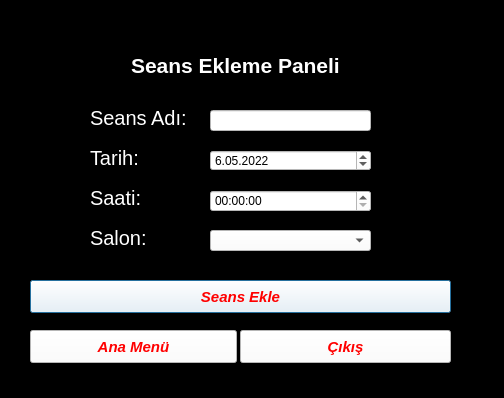
<?xml version="1.0" encoding="UTF-8"?>
<ui version="4.0">
 <class>seans_saat_label</class>
 <widget class="QDialog" name="seans_saat_label">
  <property name="geometry">
   <rect>
    <x>0</x>
    <y>0</y>
    <width>504</width>
    <height>398</height>
   </rect>
  </property>
  <property name="windowTitle">
   <string>Seans Ekle</string>
  </property>
  <property name="styleSheet">
   <string notr="true">background-color:black;</string>
  </property>
  <widget class="QLabel" name="seans_adi_label">
   <property name="geometry">
    <rect>
     <x>90</x>
     <y>110</y>
     <width>101</width>
     <height>16</height>
    </rect>
   </property>
   <property name="styleSheet">
    <string notr="true">color:white;
font-size:20px;
</string>
   </property>
   <property name="text">
    <string>Seans Adı:</string>
   </property>
  </widget>
  <widget class="QPushButton" name="seans_ekle_buton">
   <property name="geometry">
    <rect>
     <x>30</x>
     <y>280</y>
     <width>421</width>
     <height>33</height>
    </rect>
   </property>
   <property name="styleSheet">
    <string notr="true">background-color:white; 
color:red;
font-size:15px;font-style:italic;font-weight:bold;</string>
   </property>
   <property name="text">
    <string>Seans Ekle</string>
   </property>
   <property name="icon">
    <iconset resource="img.qrc">
     <normaloff>:/newPrefix/images/save.png</normaloff>:/newPrefix/images/save.png</iconset>
   </property>
   <property name="iconSize">
    <size>
     <width>25</width>
     <height>25</height>
    </size>
   </property>
  </widget>
  <widget class="QLabel" name="seans_ekleme_paneli">
   <property name="geometry">
    <rect>
     <x>90</x>
     <y>50</y>
     <width>331</width>
     <height>31</height>
    </rect>
   </property>
   <property name="styleSheet">
    <string notr="true">padding-left:35px;
font-weight:bold;
font-size:21px;
color:white;
</string>
   </property>
   <property name="text">
    <string>Seans Ekleme Paneli</string>
   </property>
  </widget>
  <widget class="QPushButton" name="ana_menu_buton">
   <property name="geometry">
    <rect>
     <x>30</x>
     <y>330</y>
     <width>207</width>
     <height>33</height>
    </rect>
   </property>
   <property name="styleSheet">
    <string notr="true">background-color:white;font-size:15px;color:red;font-weight:bold;font-style:italic;</string>
   </property>
   <property name="text">
    <string>Ana Menü</string>
   </property>
   <property name="icon">
    <iconset resource="img.qrc">
     <normaloff>:/newPrefix/images/menu.png</normaloff>:/newPrefix/images/menu.png</iconset>
   </property>
   <property name="iconSize">
    <size>
     <width>25</width>
     <height>25</height>
    </size>
   </property>
  </widget>
  <widget class="QPushButton" name="cikis_buton">
   <property name="geometry">
    <rect>
     <x>240</x>
     <y>330</y>
     <width>211</width>
     <height>33</height>
    </rect>
   </property>
   <property name="styleSheet">
    <string notr="true">background-color:white;font-size:15px;color:red;font-weight:bold;font-style:italic;</string>
   </property>
   <property name="text">
    <string>Çıkış</string>
   </property>
   <property name="icon">
    <iconset resource="img.qrc">
     <normaloff>:/newPrefix/images/exit.png</normaloff>:/newPrefix/images/exit.png</iconset>
   </property>
   <property name="iconSize">
    <size>
     <width>25</width>
     <height>25</height>
    </size>
   </property>
  </widget>
  <widget class="QLineEdit" name="seans_adi_text">
   <property name="geometry">
    <rect>
     <x>210</x>
     <y>110</y>
     <width>161</width>
     <height>21</height>
    </rect>
   </property>
   <property name="styleSheet">
    <string notr="true">background-color:white;</string>
   </property>
  </widget>
  <widget class="QDateTimeEdit" name="seans_tarih_edit">
   <property name="geometry">
    <rect>
     <x>210</x>
     <y>150</y>
     <width>161</width>
     <height>21</height>
    </rect>
   </property>
   <property name="styleSheet">
    <string notr="true">background-color:white;</string>
   </property>
   <property name="date">
    <date>
     <year>2022</year>
     <month>5</month>
     <day>6</day>
    </date>
   </property>
   <property name="currentSection">
    <enum>QDateTimeEdit::DaySection</enum>
   </property>
   <property name="displayFormat">
    <string>d.MM.yyyy</string>
   </property>
  </widget>
  <widget class="QLabel" name="seans_tarih_label">
   <property name="geometry">
    <rect>
     <x>90</x>
     <y>150</y>
     <width>101</width>
     <height>16</height>
    </rect>
   </property>
   <property name="styleSheet">
    <string notr="true">color:white;
font-size:20px;
</string>
   </property>
   <property name="text">
    <string>Tarih:</string>
   </property>
  </widget>
  <widget class="QLabel" name="seans_saat_label_2">
   <property name="geometry">
    <rect>
     <x>90</x>
     <y>190</y>
     <width>101</width>
     <height>16</height>
    </rect>
   </property>
   <property name="styleSheet">
    <string notr="true">color:white;
font-size:20px;
</string>
   </property>
   <property name="text">
    <string>Saati:</string>
   </property>
  </widget>
  <widget class="QTimeEdit" name="seans_saat_edit">
   <property name="geometry">
    <rect>
     <x>210</x>
     <y>190</y>
     <width>161</width>
     <height>22</height>
    </rect>
   </property>
   <property name="styleSheet">
    <string notr="true">background-color:white;</string>
   </property>
   <property name="displayFormat">
    <string>HH:mm:ss</string>
   </property>
  </widget>
  <widget class="QLabel" name="salon_sec_label">
   <property name="geometry">
    <rect>
     <x>90</x>
     <y>230</y>
     <width>101</width>
     <height>16</height>
    </rect>
   </property>
   <property name="styleSheet">
    <string notr="true">color:white;
font-size:20px;
</string>
   </property>
   <property name="text">
    <string>Salon: </string>
   </property>
  </widget>
  <widget class="QComboBox" name="salon_bagla_combo_box">
   <property name="geometry">
    <rect>
     <x>210</x>
     <y>230</y>
     <width>161</width>
     <height>21</height>
    </rect>
   </property>
   <property name="styleSheet">
    <string notr="true">background-color:rgb(255,255,255);</string>
   </property>
  </widget>
 </widget>
 <resources>
  <include location="img.qrc"/>
 </resources>
 <connections/>
</ui>
